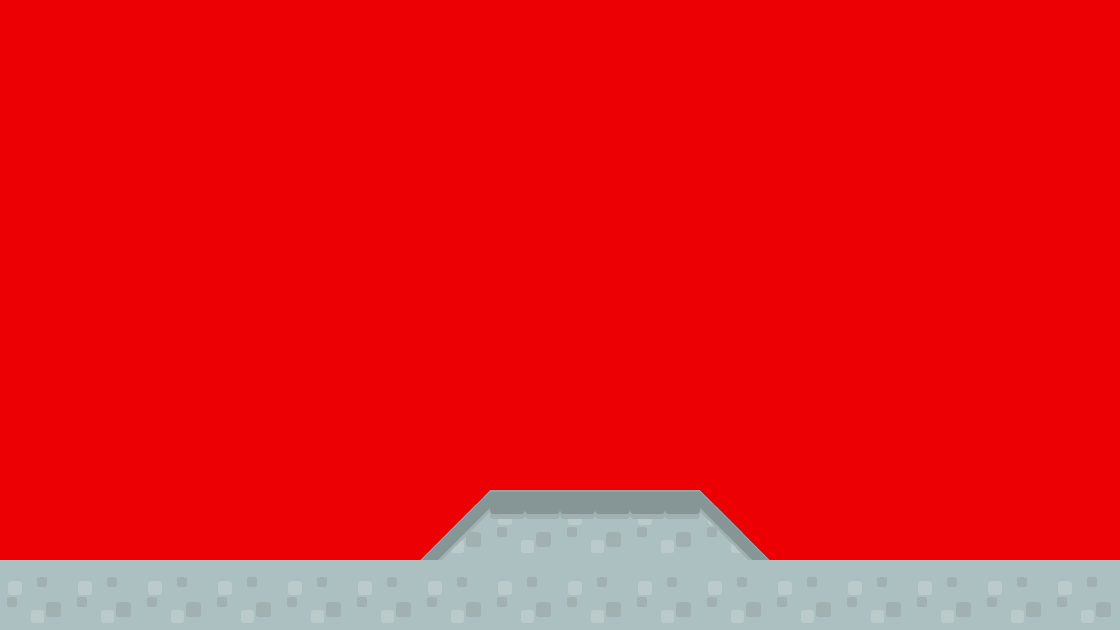

A level layout from a 2D game, rendered from its tile map. Below: a short description, then the map file with tile-grid data replaced by summaries:
An orthogonal 16x9 tile map with 70x70 px tiles, 2 tile layers (collision, background1), 2 tilesets and 2 objects (PlayerBase, EnemyBase).

<map version="1.0" orientation="orthogonal" width="16" height="9" tilewidth="70" tileheight="70" backgroundcolor="#ec0003">
 <tileset firstgid="1" name="background-tiles" tilewidth="70" tileheight="70">
  <image source="../img/background-tiles.png" width="910" height="910" />
 </tileset>
 <tileset firstgid="170" name="meta-tiles" tilewidth="70" tileheight="70">
  <image source="../img/meta-tiles.png" width="350" height="70" />
  <tile id="1">
   <properties>
    <property name="type" value="lslope" />
   </properties>
  </tile>
  <tile id="3">
   <properties>
    <property name="type" value="rslope" />
   </properties>
  </tile>
  <tile id="4">
   <properties>
    <property name="type" value="solid" />
   </properties>
  </tile>
 </tileset>
 <layer name="collision" width="16" height="9">
  <data>[144 cells, 21 non-empty, 3 distinct tile ids]</data>
 </layer>
 <layer name="background1" width="16" height="9">
  <data>[144 cells, 21 non-empty, 4 distinct tile ids]</data>
 </layer>
 <objectgroup name="BaseEntities" width="16" height="9">
  <object name="PlayerBase" x="144" y="418" width="68" height="142" />
  <object name="EnemyBase" x="910" y="422" width="70" height="138" />
 </objectgroup>
</map>
